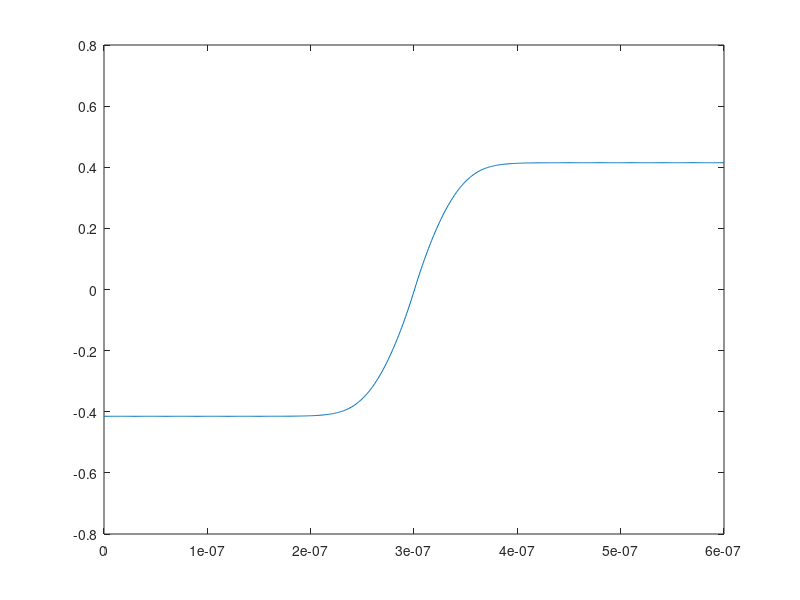
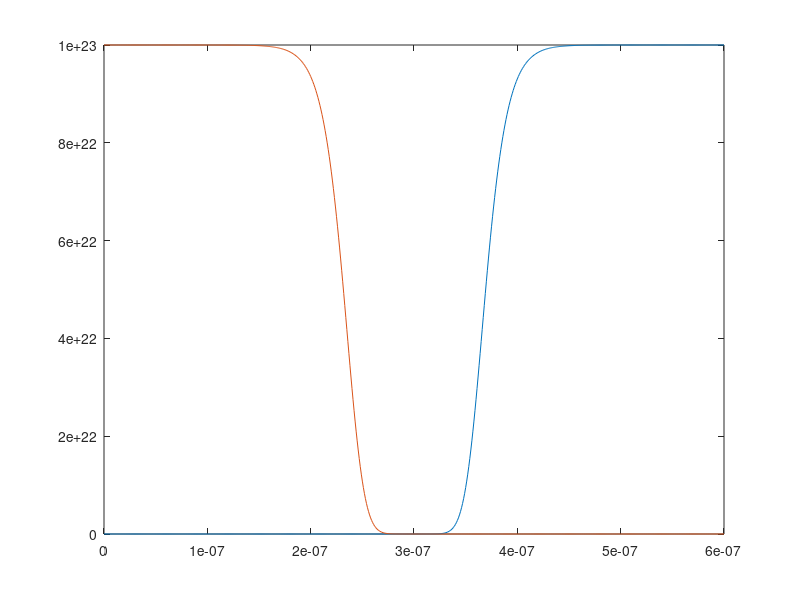
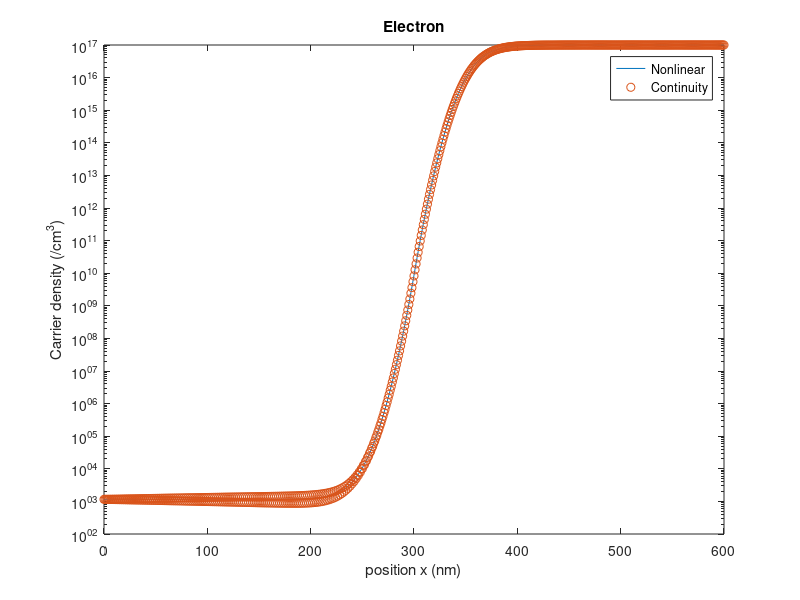
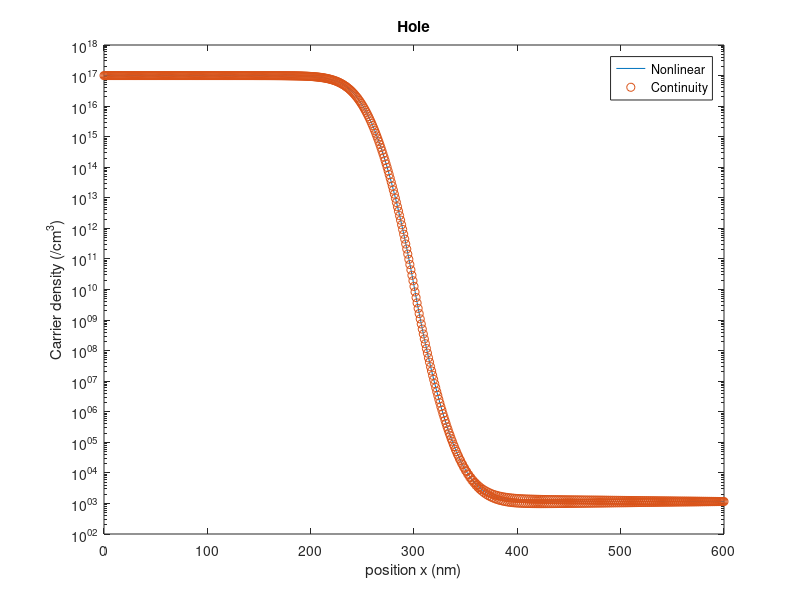

Reproduce these figures in MATLAB, in order.
clear;
q = 1.602192e-19;
eps0 = 8.8542e-12; % F/m
k_B = 1.380662e-23;
T = 300; % K
V_t = (k_B*T)/q;
X_Left = 0; X_Right = 600e-9;
XS = 300e-9;
XL = X_Right - X_Left;
Nx = 601;
deltaX = XL/(Nx-1);
x = X_Left:deltaX:X_Right;
x1 = (Nx-1)*(XS/XL)+1;
x2 = (Nx-1)*(XL-XS)/XL+1;
eps_si = 11.7; eps_ox = 3.9;
Ndon = 1e23*ones(Nx,1);
ni = 1.075e16; % m^-3
coef = deltaX^2*q/eps0;
phi = zeros(Nx,1);
phi(1:x1,1) = -V_t*log(Ndon(1:x1,1)/ni);
phi(x1+1:Nx,1) = V_t*log(Ndon(x1+1:Nx,1)/ni);
res = zeros(Nx,1);
Jaco = zeros(Nx,Nx);
Newton = 10;



for j=1:Newton
    res(1,1) = phi(1,1) + V_t*log(Ndon(1,1)/ni);
    res(Nx,1) = phi(Nx,1) - V_t*log(Ndon(Nx,1)/ni);
    Jaco(1,1) = 1; Jaco(Nx,Nx) = 1;   
    for i=2:x1
        res(i,1) = eps_si*(phi(i+1,1)-2*phi(i,1)+phi(i-1,1))-coef*(Ndon(i,1) + ni*exp(phi(i,1)/V_t) - ni*exp(-phi(i,1)/V_t));
        Jaco(i,i-1) = eps_si; Jaco(i,i) = -2*eps_si - coef*ni*(exp(phi(i,1)/V_t) + exp(-phi(i,1)/V_t))/V_t; Jaco(i,i+1) = eps_si;
    end
    for i=x1+1:Nx-1
        res(i,1) = eps_si*(phi(i+1,1)-2*phi(i,1)+phi(i-1,1))-coef*(-Ndon(i,1) + ni*exp(phi(i,1)/V_t) - ni*exp(-phi(i,1)/V_t));
        Jaco(i,i-1) = eps_si; Jaco(i,i) = -2*eps_si - coef*ni*(exp(phi(i,1)/V_t) + exp(-phi(i,1)/V_t))/V_t; Jaco(i,i+1) = eps_si;
    end
    update = Jaco\(-res);
    phi = phi + update;
%     norm(update,inf);
end

elec = zeros(Nx,1); hole = zeros(Nx,1);
elec = ni*exp(phi/V_t); hole = ni*exp(-phi/V_t);

plot (x,phi);
figure(2)
plot(x,elec,x,hole);

res_elec = zeros(Nx,1);
Jaco_elec = zeros(Nx,Nx);

res_elec(1,1) = elec(1,1) - ni^2/Ndon(1,1);
res_elec(Nx,1) = elec(Nx,1) - Ndon(Nx,1);
Jaco_elec(1,1) = 1; Jaco_elec(Nx,Nx) = 1;

for i=2:Nx-1
    n_av_b = 0.5*(elec(i,1) + elec(i-1,1));
    n_av_f = 0.5*(elec(i,1) + elec(i+1,1));
    dphidx_b = (phi(i,1) - phi(i-1,1))/deltaX;
    dphidx_f = (phi(i+1,1) - phi(i,1))/deltaX;
    delecdx_b = (elec(i,1) - elec(i-1,1))/deltaX;
    delecdx_f = (elec(i+1,1) - elec(i,1))/deltaX;
    res_elec(i,1) = (n_av_b*dphidx_f - V_t*delecdx_f) - (n_av_b*dphidx_b - V_t*delecdx_b);
    Jaco_elec(i,i-1) = -0.5*dphidx_b - V_t/deltaX;
    Jaco_elec(i,i) = 0.5*(dphidx_f - dphidx_b) - 2*V_t/deltaX; 
    Jaco_elec(i,i+1) = 0.5*dphidx_f - V_t/deltaX;
end
update_elec = Jaco_elec\(-res_elec);
elec_C = elec +update_elec;

%%% hole
res_hole = zeros(Nx,1);
Jaco_hole = zeros(Nx,Nx);

res_hole(1,1) = hole(1,1) - Ndon(1,1);
res_elec(Nx,1) = hole(Nx,1) - ni^2/Ndon(Nx,1);
Jaco_hole(1,1) = 1; Jaco_hole(Nx,Nx) = 1;

for i=2:Nx-1
    p_av_b = 0.5*(hole(i,1) + hole(i-1,1));
    p_av_f = 0.5*(hole(i,1) + hole(i+1,1));
    dphidx_b = (phi(i,1) - phi(i-1,1))/deltaX;
    dphidx_f = (phi(i+1,1) - phi(i,1))/deltaX;
    dholedx_b = (hole(i,1) - hole(i-1,1))/deltaX;
    dholedx_f = (hole(i+1,1) - hole(i,1))/deltaX;
    res_hole(i,1) = (p_av_b*dphidx_f + V_t*dholedx_f) - (p_av_b*dphidx_b + V_t*dholedx_b);
    Jaco_hole(i,i-1) = -0.5*dphidx_b + V_t/deltaX;
    Jaco_hole(i,i) = 0.5*(dphidx_f - dphidx_b) + 2*V_t/deltaX; 
    Jaco_hole(i,i+1) = 0.5*dphidx_f + V_t/deltaX;
end
update_hole = Jaco_hole\(-res_hole);
hole_C = hole + update_hole;



figure(3)
semilogy(x/1e-9,elec*1e-6,x/1e-9,elec_C*1e-6,'o');
title('Electron');
legend('Nonlinear','Continuity');
xlabel('position x (nm)');
ylabel('Carrier density (/cm^3)');
figure(4)
semilogy(x/1e-9,hole*1e-6,x/1e-9,hole_C*1e-6,'o');
title('Hole');
legend('Nonlinear','Continuity');
xlabel('position x (nm)');
ylabel('Carrier density (/cm^3)');
    
